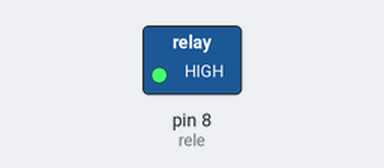
Simulated run of this sketch. Board: Arduino Uno, built with avr-gcc and run on an emulated ATmega328P. Parts: switched loads named in the sketch (green lamp = pin HIGH).

Above: at 5.0 s.
At 15.0 s:
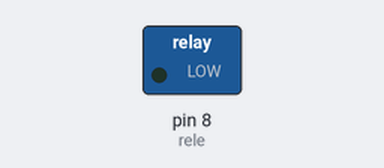
Timing chart, 0 to 26.0 s (numbered marks = the images above):
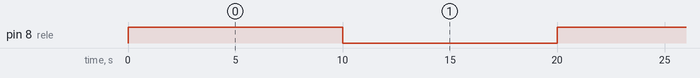

The sketch:

projetoRele.ino
```cpp
// Rele work like another component from Arduino Code perspective. I used an Arduino Rele for this example.
int rele = 8; // Set Rele pin

void setup()
{
  pinMode(rele, OUTPUT);
}
void loop()
{
  digitalWrite(rele, HIGH); // Turn on Rele
  delay(10000);             // wait 10 s
  digitalWrite(rele, LOW);  // Turn off Rele
  delay(10000);             // wait 3 s
}
```

Measured:
- by itself, pin 8 (rele): alternates HIGH for 10.0 s and LOW for 10.0 s
